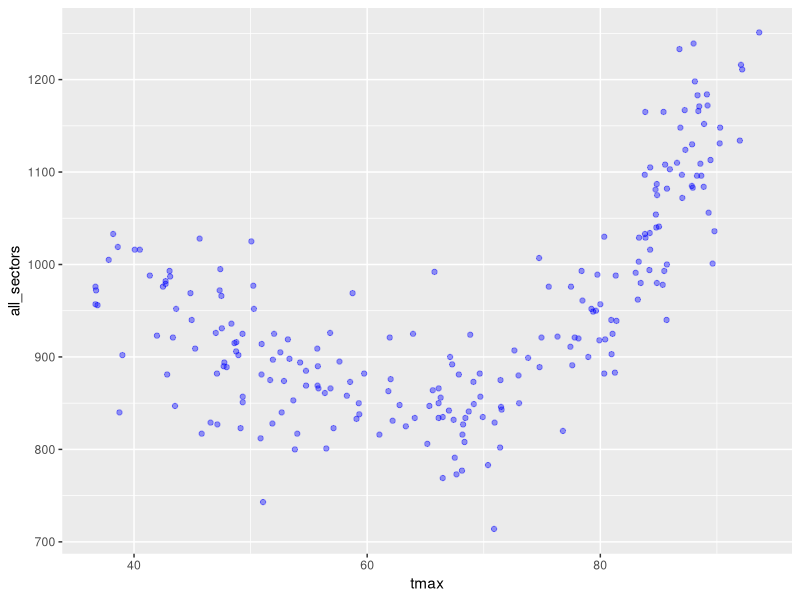
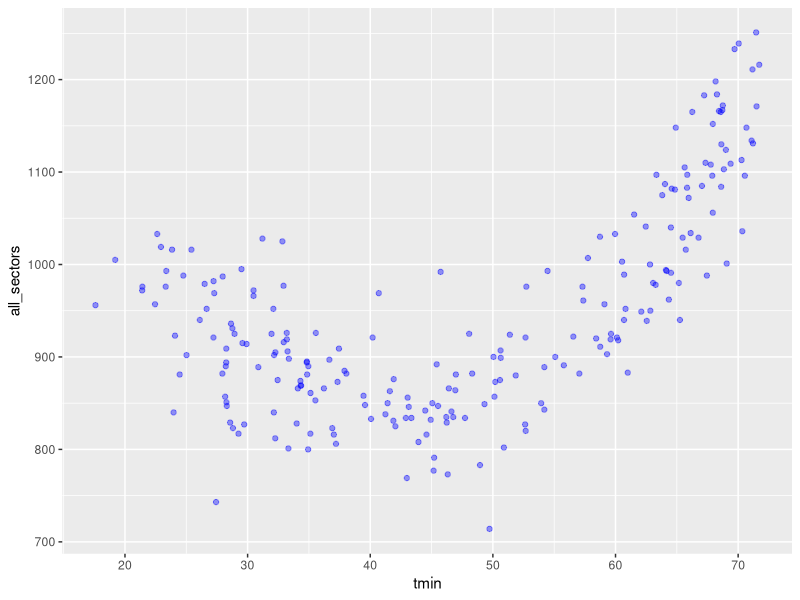
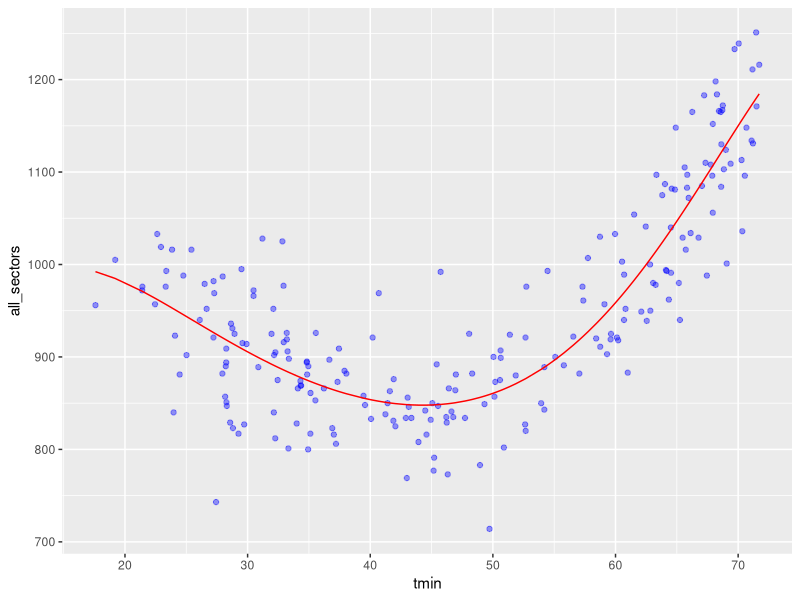
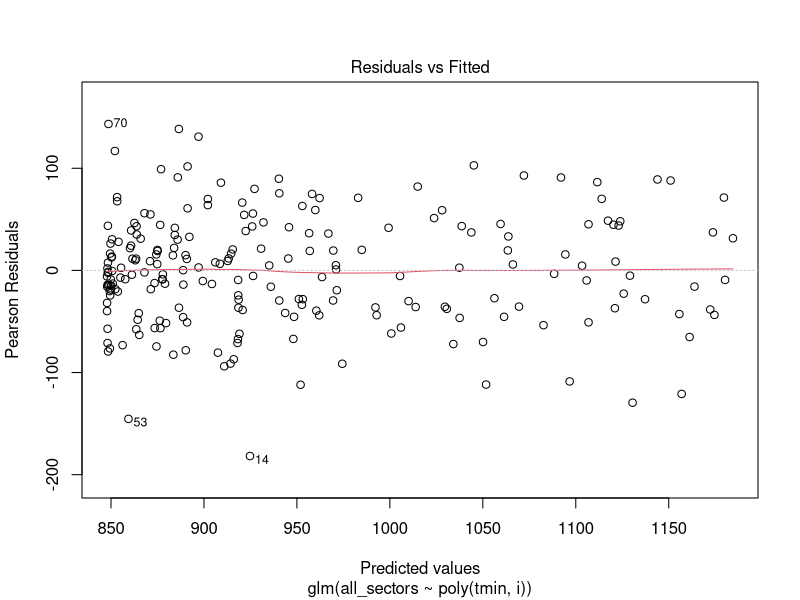
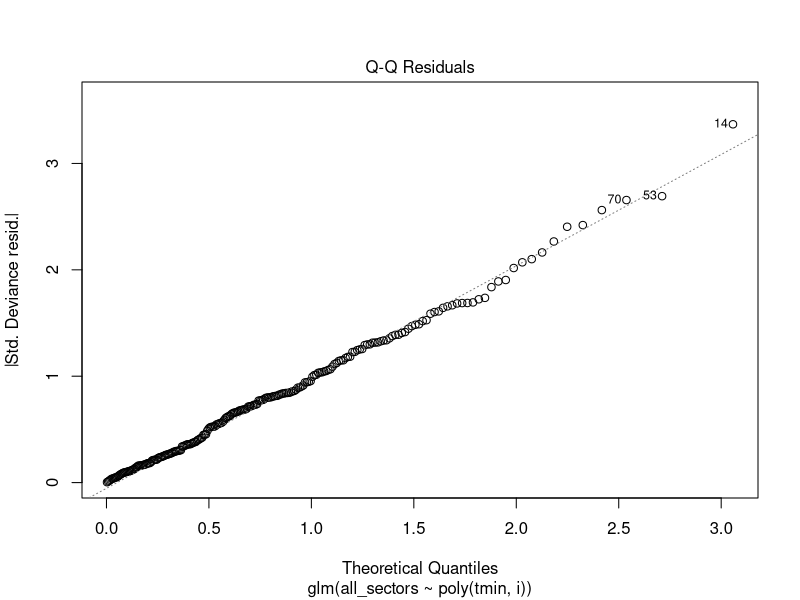
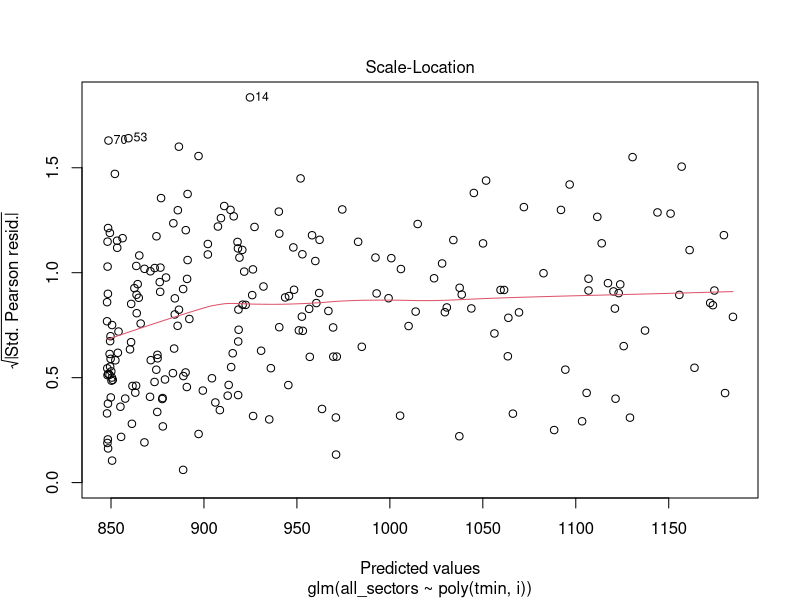
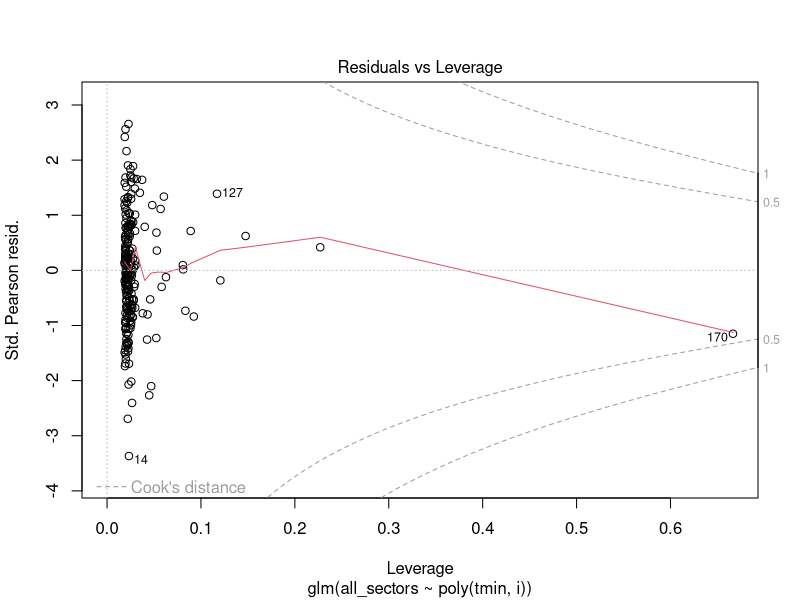

The R source for these figures, in order:
## EXPLORE OUR DATA & FIT AND ASSESS A SUITABLE MODEL
# Hypothesis: energy demand is driven most significantly by use of heating and AC, which
# is greatest in the hottest summer months and coldest winter months. 

## Plan: 
# 1. Examine some preliminary visualizations, get a sense of what might be a good kind of model.
# 2. Fit a model of that type. 
# 3. Compare and settle on parameters for model. 
# 4. Double check whether any ignored variables might actually be important.


# Import necessary packages & data----

library(readr)
library(ggplot2)
library(boot)

# Import the result of joining aggregated weather data with energy sales data: 
sales_weather <- read_csv("sales_weather.csv")



## Exploratory data analysis----
# Look at how energy demand relates to temperature
# Plot energy demand against the average of min and max temp:
ggplot(sales_weather, aes(x=tmax, y= all_sectors)) + geom_point(color="blue", alpha=0.4)
ggplot(sales_weather, aes(x=tmin, y= all_sectors)) + geom_point(color="blue", alpha=0.4)
# This looks like a polynomial relationship in both cases, so let's plan to consider several polynomial models.


## Decide which temperature variables to examine----
# Min and max temp are likely to be highly correlated, so we should probably only look at one. 
# Let's verify and make a decision. (We could look at some combination of tmin and tmax, but let's keep
# things simple and intelligible.)
cor(cbind(tmax=sales_weather$tmax, tmin=sales_weather$tmin, demand=sales_weather$all_sectors))
# tmin and tmax are *highly* correlated, each more to the other than to demand. But at ~0.59 tmin is more
# closely related to demand than tmax is (at 0.53), so let's look at tmin.



## Identify the best degree for a polynomial model----
# First use analysis of variance:
fit.1 <- lm(all_sectors~tmax, data=sales_weather)
fit.2 <- lm(all_sectors~poly(tmin,2), data=sales_weather)
fit.3 <- lm(all_sectors~poly(tmin,3), data=sales_weather)
fit.4 <- lm(all_sectors~poly(tmin,4), data=sales_weather)
fit.5 <- lm(all_sectors~poly(tmin,5), data=sales_weather)
fit.6 <- lm(all_sectors~poly(tmin,6), data=sales_weather)
anova(fit.1,fit.2,fit.3,fit.4,fit.5,fit.6)

# The p-value comparing the linear Model 1 to the quadratic Model 2 is essentially zero 
# (<10^(-15)), indicating that a linear fit is not sufficient. Similarly the p-value comparing 
# the quadratic Model 2 to the cubic Model 3 is significant (~0.007), so the quadratic fit 
# is also insufficient. The 4, 5, and 6 degree  polynomials (Models 4, 5, and 6) seem 
# unnecessary because their p-values are ~10%, ~12%, and ~10%, respectively. Hence, a cubic 
# polynomial appears to provide a reasonable fit to the data, but lower- or higher-order
# models are not justified.


# Now compare results from cross-validation:
# We will use the one-standard-error rule: We'll find the degree q with the smallest 
# estimated prediction error CV(q) (estimated via cross validation), and the standard error E 
# for CV(q). Then find the smallest degree m such that models of degree m have CV(m) within E
# of CV(q).


# Initialize the vectors we're going to examine
set.seed(17)
cv.error.6 <- rep(0,6)
cv.se.6 <- rep(0,6)

# For each degree i we're considering, cross validate models of that degree and store the 
# cv error (that is, the estimated prediction error for models of degree i, estimated by cross validation)
# in cv.error.6[i]. Also, estimate the standard error of the cv error for i and store it in cv.se.6[i].
for (i in 1:6) {
  glm.fit <- glm(all_sectors~poly(tmin,i),data=sales_weather)
  cv.error.6[i] <- cv.glm(sales_weather,glm.fit,K=10)$delta[1]
  # Run cv.glm 100 times to obtain samples for estimated prediction error (CV). 
  # This is so we can estimate the standard error of the estimated prediction error. 
  errs <- rep(1:100)
  for (j in 1:100) {
    glm.fit <- glm(all_sectors~poly(tmin,i),data=sales_weather)
    errs[j] <- cv.glm(sales_weather,glm.fit,K=10)$delta[1]
  }
  cv.se.6[i] <- sd(errs) # Here we assume that the distribution
                         # of estimated prediction errors is Gaussian.
}
cv.error.6
cv.se.6

# Here the degree with lowest cross validation error (at ~3011) is 3. The cv error for 2nd degree models
# is ~3126, which is more than one standard error away from 3011. (This standard error, ~25, in this case,
# is the standard error for the estimated prediction error (the cv error) for 3rd degree polynomial models).
# So, the one standard error rule tells us we must stick with a cubic model. 



## Plot our model against data points & examine residual plots----

# Visualize a cubic model to verify that it looks right.
ggplot(sales_weather, aes(x=tmin, y= all_sectors)) + geom_point(color="blue", alpha=0.4) +
  geom_line(aes(x=sales_weather$tmin,y=glm.fit$fitted.values), color="red")
# This looks reasonable. 

# Check the residual plot: 
plot(glm.fit)
# Residuals vs. fitted values plot looks very good. Best fit line here is beautifully flat.



## Double check to make sure we didn't ignore any important variables other than temperature----
glm.more <- glm(all_sectors~poly(tmin,3)+prcp+snow+snwd, data=sales_weather)
summary(glm.more)
# The p values for precipitation, snow, and snow depth are all greater than 0.45, so we can be
# confident that none of these variables is very important. 